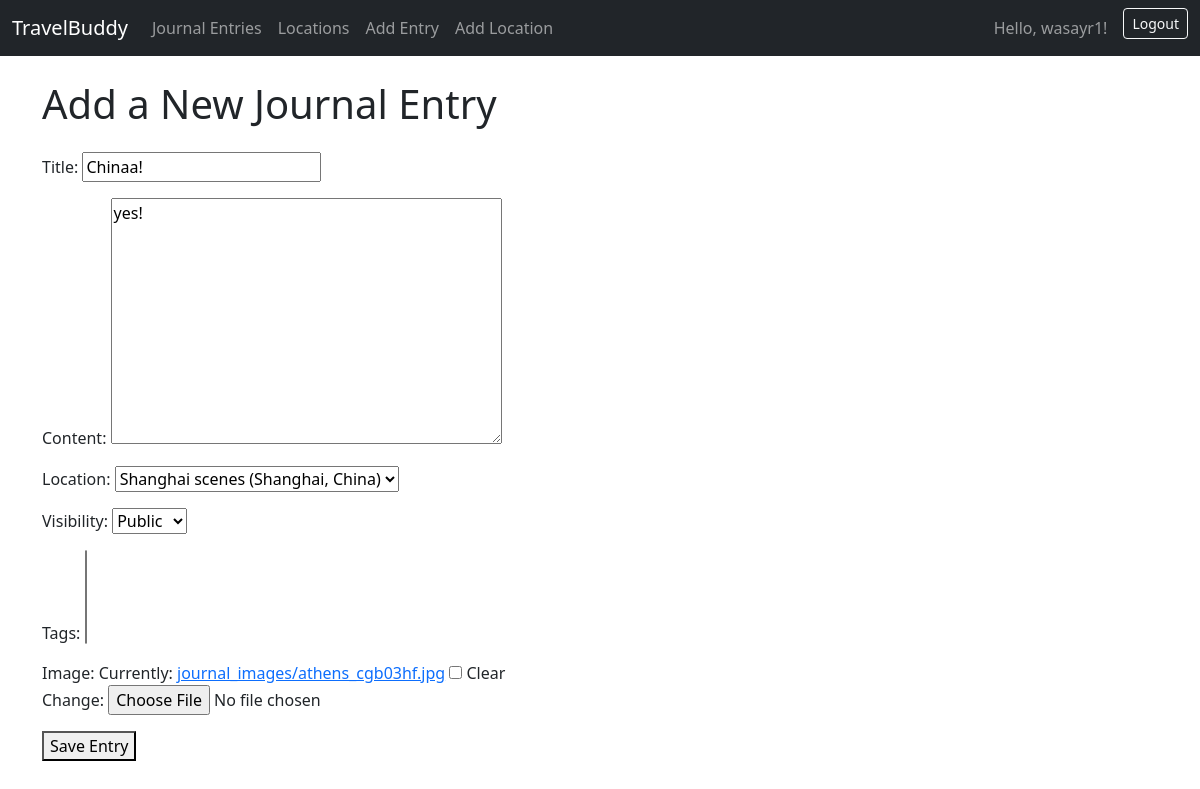
The app's page /project/entry/4/edit/ (signed in), older data.
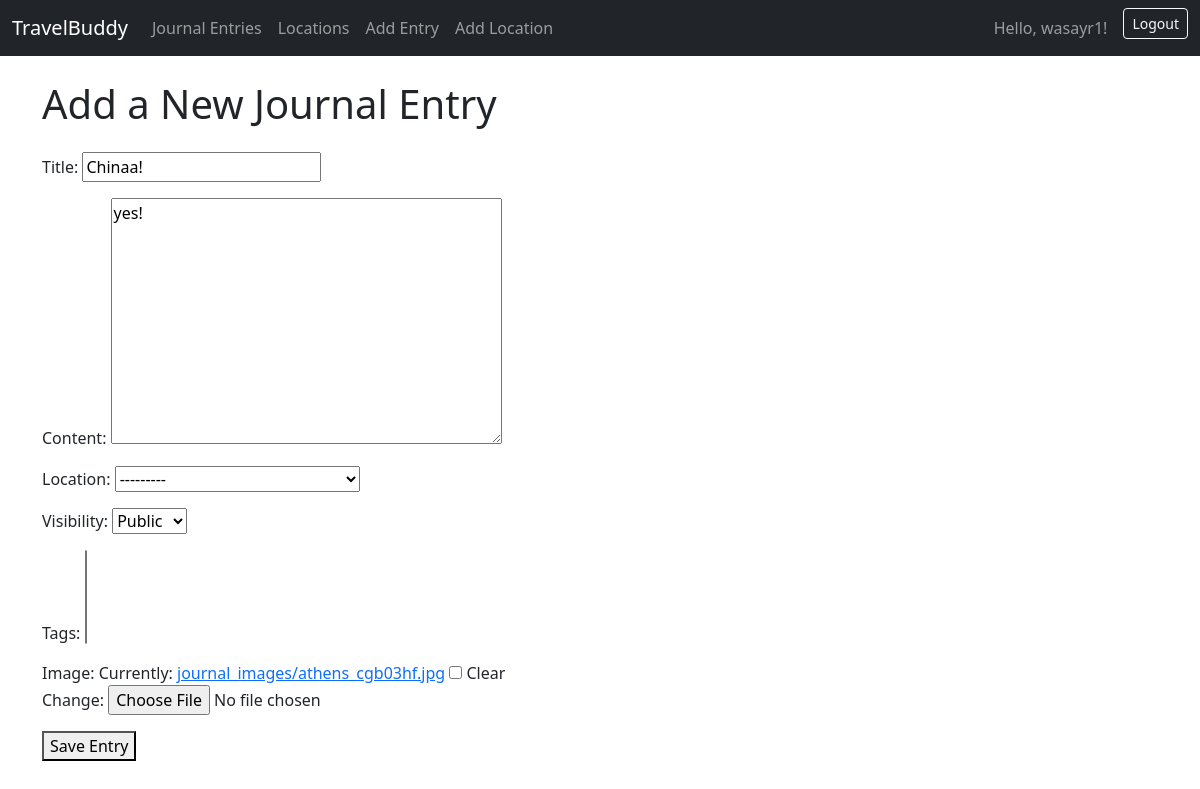
The same page, newer data.
### project/models.py (models this page shows)
class JournalEntry(models.Model):
    title = models.CharField(max_length=200)
    content = models.TextField()
    created_date = models.DateTimeField(auto_now_add=True)
    updated_date = models.DateTimeField(auto_now=True)
    user = models.ForeignKey(User, on_delete=models.CASCADE)
    location = models.ForeignKey(Location, on_delete=models.SET_NULL, null=True, blank=True)
    image = models.ImageField(upload_to='journal_images/', blank=True, null=True)
    VISIBILITY_CHOICES = [
        ('public', 'Public'),
        ('private', 'Private'),
    ]
    visibility = models.CharField(max_length=10, choices=VISIBILITY_CHOICES, default='public')
    tags = models.ManyToManyField('Tag', through='EntryTag', blank=True)

### project/views.py (the view, shortened to what this page needs)
# urls.py: path('entry/<int:pk>/edit/', views.JournalEntryUpdateView.as_view(), name='entry-update'),
class JournalEntryUpdateView(LoginRequiredMixin, UserPassesTestMixin, generic.UpdateView):
    model = JournalEntry
    form_class = JournalEntryForm
    template_name = 'project/journalentry_form.html'
    def test_func(self):
        entry = self.get_object()
        return self.request.user == entry.user

### project/forms.py
class JournalEntryForm(forms.ModelForm):
    class Meta:
        model = JournalEntry
        fields = ['title', 'content', 'location', 'visibility', 'tags', 'image']

### project/models.py (called while the page is built)
    def __str__(self):
        return f"{self.name} ({self.city}, {self.country})"

### project/templates/project/journalentry_form.html (shortened to what this page needs)
{% extends "project/base.html" %}
{% block header %}Add a New Journal Entry{% endblock %}
{% block content %}
    <form method="post" enctype="multipart/form-data">
        {{ form.as_p }}
        <button type="submit">Save Entry</button>
    </form>
{% endblock %}

Row changes from the older to the newer data that the page shows:
changed JournalEntry "Chinaa!": location "Shanghai scenes (Shanghai, China)" → "---------"
